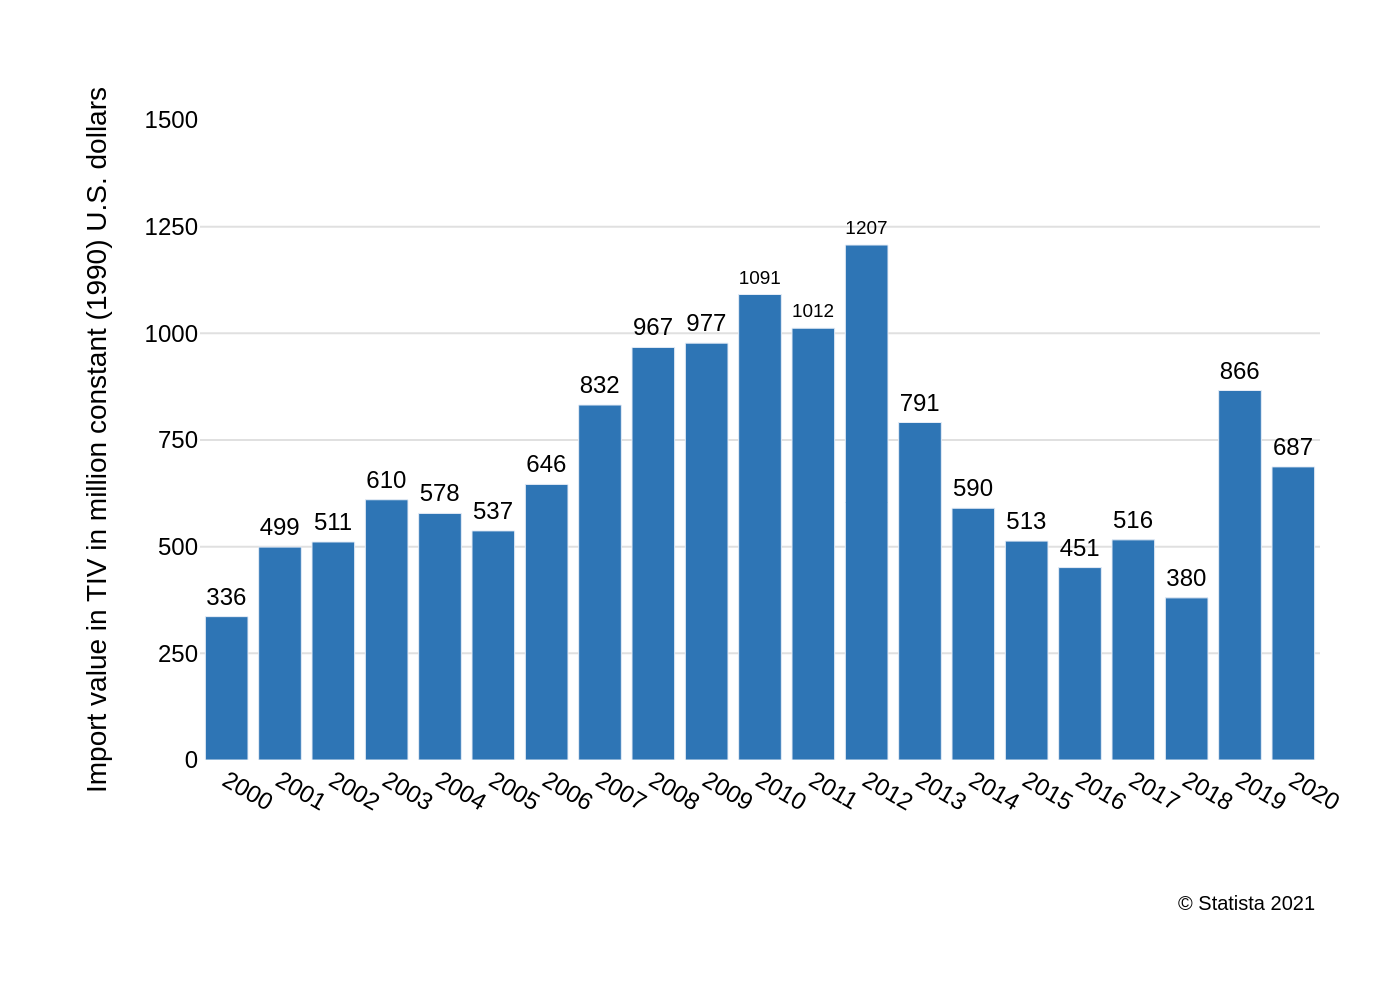

Python code for this plot:
import sys
import json
import os
import plotly.graph_objects as go

# --- 1. Load data from JSON file provided as a command-line argument ---
if len(sys.argv) != 2:
    print("Usage: python generate_chart.py <path_to_json_file>")
    sys.exit(1)

json_path = sys.argv[1]

try:
    with open(json_path, 'r', encoding='utf-8') as f:
        chart_config = json.load(f)
except FileNotFoundError:
    print(f"Error: JSON file not found at {json_path}")
    sys.exit(1)
except json.JSONDecodeError:
    print(f"Error: Could not decode JSON from {json_path}")
    sys.exit(1)

# --- 2. Extract data and text from the loaded configuration ---
chart_data = chart_config.get('chart_data', [])
texts = chart_config.get('texts', {})
colors = chart_config.get('colors', [])

x_values = [item['x'] for item in chart_data]
y_values = [item['y'] for item in chart_data]

# --- 3. Create the Plotly figure ---
fig = go.Figure()

# Add the bar trace
fig.add_trace(go.Bar(
    x=x_values,
    y=y_values,
    text=y_values,
    textposition='outside',
    marker_color=colors[0] if colors else None,
    textfont=dict(family="Arial", size=12, color='black'),
    cliponaxis=False # Prevents text from being clipped at plot boundaries
))

# --- 4. Configure the layout for accuracy and aesthetics ---

# Combine title and subtitle if they exist
title_text = texts.get('title', '') or ''
subtitle_text = texts.get('subtitle', '') or ''
if title_text and subtitle_text:
    title_text = f"{title_text}<br><sub>{subtitle_text}</sub>"
elif subtitle_text:
    title_text = f"<sub>{subtitle_text}</sub>"

# Combine source and note for the annotation
source_text = texts.get('source', '') or ''
note_text = texts.get('note', '') or ''
source_note_text = "<br>".join(filter(None, [note_text, source_text]))

fig.update_layout(
    font=dict(family="Arial", size=12, color="black"),
    title=dict(
        text=title_text,
        x=0.05,
        xanchor='left'
    ),
    xaxis=dict(
        title_text=texts.get('x_axis_title'),
        tickvals=x_values,
        ticktext=[str(x) for x in x_values],
        showgrid=False,
        zeroline=True,
        zerolinecolor='#333333',
        zerolinewidth=1
    ),
    yaxis=dict(
        title_text=texts.get('y_axis_title'),
        range=[0, 1500],
        dtick=250,
        showgrid=True,
        gridcolor='#e0e0e0',
        zeroline=False
    ),
    plot_bgcolor='white',
    paper_bgcolor='white',
    showlegend=False,
    margin=dict(l=100, r=40, t=60, b=120),
    annotations=[
        dict(
            showarrow=False,
            text=source_note_text,
            xref="paper",
            yref="paper",
            x=1.0,
            y=-0.20,
            xanchor='right',
            yanchor='top',
            align='right',
            font=dict(size=10)
        )
    ] if source_note_text else []
)


# --- 5. Save the figure to a high-resolution PNG file ---
base_filename = os.path.splitext(os.path.basename(json_path))[0]
output_filename = f"{base_filename}.png"

fig.write_image(output_filename, scale=2)

print(f"Chart successfully generated and saved to {output_filename}")
